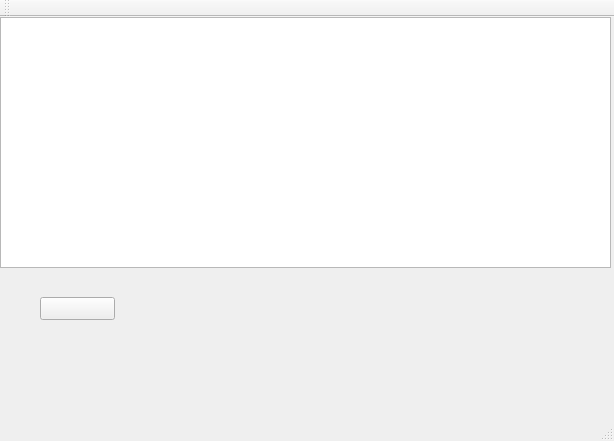
<?xml version="1.0" encoding="UTF-8"?>
<ui version="4.0">
 <class>MainWindow</class>
 <widget class="QMainWindow" name="MainWindow">
  <property name="geometry">
   <rect>
    <x>0</x>
    <y>0</y>
    <width>614</width>
    <height>441</height>
   </rect>
  </property>
  <property name="windowTitle">
   <string>MainWindow</string>
  </property>
  <widget class="QWidget" name="centralWidget">
   <widget class="QTextEdit" name="textEdit">
    <property name="geometry">
     <rect>
      <x>0</x>
      <y>0</y>
      <width>611</width>
      <height>251</height>
     </rect>
    </property>
   </widget>
   <widget class="QPushButton" name="pushButton">
    <property name="geometry">
     <rect>
      <x>40</x>
      <y>280</y>
      <width>75</width>
      <height>23</height>
     </rect>
    </property>
    <property name="text">
     <string/>
    </property>
   </widget>
  </widget>
  <widget class="QMenuBar" name="menuBar">
   <property name="geometry">
    <rect>
     <x>0</x>
     <y>0</y>
     <width>614</width>
     <height>21</height>
    </rect>
   </property>
  </widget>
  <widget class="QToolBar" name="mainToolBar">
   <attribute name="toolBarArea">
    <enum>TopToolBarArea</enum>
   </attribute>
   <attribute name="toolBarBreak">
    <bool>false</bool>
   </attribute>
  </widget>
  <widget class="QStatusBar" name="statusBar"/>
 </widget>
 <layoutdefault spacing="6" margin="11"/>
 <resources/>
 <connections/>
</ui>
